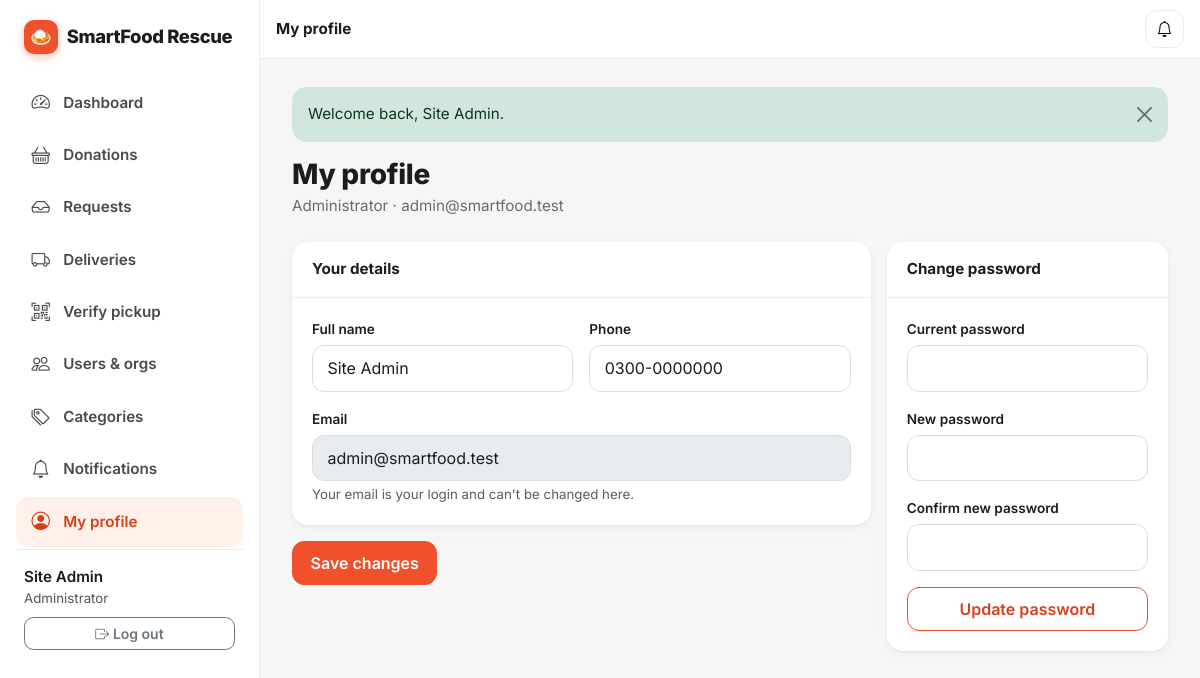
Screenshot of /profile (signed in) with the database file from the repository.
### tables this page shows
CREATE TABLE users (
    id             INT UNSIGNED NOT NULL AUTO_INCREMENT,
    name           VARCHAR(100) NOT NULL,
    email          VARCHAR(150) NOT NULL,
    password_hash  VARCHAR(255) NOT NULL,
    phone          VARCHAR(30)  NULL,
    role           ENUM('admin','donor','ngo','volunteer') NOT NULL,
    status         ENUM('active','suspended') NOT NULL DEFAULT 'active',
    last_login_at  DATETIME NULL,
    created_at     TIMESTAMP NOT NULL DEFAULT CURRENT_TIMESTAMP,
    updated_at     TIMESTAMP NOT NULL DEFAULT CURRENT_TIMESTAMP ON UPDATE CURRENT_TIMESTAMP,
    PRIMARY KEY (id),
    UNIQUE KEY uq_users_email (email),
    KEY idx_users_role_status (role, status)
);

### includes/Controller.php (called while the page is built, shortened)
<?php
abstract class Controller
{
    protected function view(string $view, array $data = []): void
    {
        extract($data, EXTR_SKIP);
        $title = $title ?? APP_NAME;
        $libs  = $libs ?? [];
        require ROOT_PATH . '/includes/header.php';
        require ROOT_PATH . "/views/{$view}.php";
        require ROOT_PATH . '/includes/footer.php';
    }
}

### controllers/ProfileController.php (called while the page is built, shortened)
<?php
class ProfileController extends Controller
{
    public function edit(): void
    {
        $u = user();
        $users = new User();
        $this->view('profile/edit', [
            'title' => 'My profile', 'libs' => ['leaflet'],
            'account' => $users->find($u['id']),
            'org'     => $u['org_id'] ? $users->organization($u['org_id']) : null,
            'vol'     => $u['role'] === 'volunteer' ? $users->volunteer($u['id']) : null,
        ]);
    }
}

### index.php (called while the page is built, shortened)
<?php
require __DIR__ . '/includes/bootstrap.php';
$router = new Router();
$router->dispatch($_SERVER['REQUEST_METHOD'], $_GET['route'] ?? '');

### includes/helpers.php (called while the page is built, shortened)
<?php
function e($v): string
{
    return htmlspecialchars((string)$v, ENT_QUOTES | ENT_SUBSTITUTE, 'UTF-8');
}
function url(string $path = '', array $query = []): string
{
    $path = trim($path, '/');
    if (PRETTY_URLS) {
        $u = BASE_URL . '/' . $path;
    } else {
        $u = BASE_URL . '/index.php';
        if ($path !== '') {
            $query = ['route' => $path] + $query;
        }
    }
    return $query ? $u . (str_contains($u, '?') ? '&' : '?') . http_build_query($query) : $u;
}
function asset(string $path): string      { return BASE_URL . '/assets/' . ltrim($path, '/'); }
function old(string $key, $default = '')
{
    return $GLOBALS['__old'][$key] ?? $default;
}
function pull_flashes(): array
{
    $f = $_SESSION['flash'] ?? [];
    return $f;
}
function user(): ?array
{
    return $_SESSION['user'] ?? null;
}

### includes/Model.php (called while the page is built, shortened)
<?php
abstract class Model
{
    protected PDO $db;
    public function __construct()
    {
        $this->db = Database::pdo();
    }
    protected function row(string $sql, array $params = []): ?array
    {
        $st = $this->db->prepare($sql);
        $st->execute($params);
        return $st->fetch() ?: null;
    }
}

### includes/Database.php (called while the page is built)
<?php
final class Database
{
    private static ?PDO $pdo = null;
    public static function pdo(): PDO
    {
        if (self::$pdo === null) {
            $c = require ROOT_PATH . '/config/database.php';
            $dsn = "mysql:host={$c['host']};port={$c['port']};dbname={$c['name']};charset={$c['charset']}";
            try {
                self::$pdo = new PDO($dsn, $c['user'], $c['pass'], [
                    PDO::ATTR_ERRMODE            => PDO::ERRMODE_EXCEPTION,
                    PDO::ATTR_DEFAULT_FETCH_MODE => PDO::FETCH_ASSOC,
                    PDO::ATTR_EMULATE_PREPARES   => false,
                    PDO::MYSQL_ATTR_INIT_COMMAND => "SET time_zone = '" . date('P') . "'",
                ]);
            } catch (PDOException $ex) {
                http_response_code(500);
                exit(APP_ENV === 'development'
                    ? 'Database connection failed: ' . htmlspecialchars($ex->getMessage())
                      . '<br>Check config/database.php and make sure database/schema.sql is imported.'
                    : 'Service temporarily unavailable.');
            }
        }
        return self::$pdo;
    }
}

### models/User.php (called while the page is built, shortened)
<?php
class User extends Model
{
    public function find(int $id): ?array
    {
        return $this->row('SELECT * FROM users WHERE id = ?', [$id]);
    }
}

### middleware/AuthMiddleware.php (called while the page is built, shortened)
<?php
class AuthMiddleware
{
    public function handle(array $args): void
    {
        $sessionUser = user();
        $users = new User();
        $row = $users->find($sessionUser['id']);
    }
}

### includes/bootstrap.php (called while the page is built, shortened)
<?php
spl_autoload_register(function (string $class): void {
    foreach (['includes', 'controllers', 'models', 'middleware'] as $dir) {
        $file = ROOT_PATH . "/$dir/$class.php";
        if (is_file($file)) {
            return;
        }
    }
});
require_once __DIR__ . '/helpers.php';
require_once __DIR__ . '/components.php';

### views/profile/edit.php (the view, shortened to what this page needs)
<?php
$u = user();
$v = fn(string $k, $fallback = '') => old($k, $fallback);
echo page_header('My profile', role_label($u['role']) . ' · ' . $account['email']);
?>
<div class="row g-3">
    <div class="col-lg-8">
        <form method="post" action="<?= e(url('profile')) ?>">
            <div class="card mb-3"><div class="card-header">Your details</div><div class="card-body">
                <div class="row g-3">
                    <div class="col-md-6"><label class="form-label" for="name">Full name</label>
                        <input class="form-control" id="name" name="name" value="<?= e($v('name', $account['name'])) ?>" required></div>
                    <div class="col-md-6"><label class="form-label" for="phone">Phone</label>
                        <input class="form-control" id="phone" name="phone" type="tel" value="<?= e($v('phone', $account['phone'])) ?>" required></div>
                    <div class="col-12"><label class="form-label">Email</label>
                        <input class="form-control" value="<?= e($account['email']) ?>" disabled>
                        <div class="form-text">Your email is your login and can't be changed here.</div></div>
                </div>
            </div></div>
            <button class="btn btn-primary">Save changes</button>
        </form>
    </div>
    <div class="col-lg-4">
        <div class="card"><div class="card-header">Change password</div><div class="card-body">
            <form method="post" action="<?= e(url('profile/password')) ?>">
                <div class="mb-3"><label class="form-label" for="current_password">Current password</label>
                    <input class="form-control" type="password" id="current_password" name="current_password" required autocomplete="current-password"></div>
                <div class="mb-3"><label class="form-label" for="new_password">New password</label>
                    <input class="form-control" type="password" id="new_password" name="new_password" minlength="8" required autocomplete="new-password"></div>
                <div class="mb-3"><label class="form-label" for="new_password_confirm">Confirm new password</label>
                    <input class="form-control" type="password" id="new_password_confirm" name="new_password_confirm" minlength="8" required autocomplete="new-password"></div>
                <button class="btn btn-outline-primary w-100">Update password</button>
            </form>
        </div></div>
    </div>
</div>

### includes/Router.php (shortened to what this page needs)
<?php
class Router
{
    private array $routes = [];
    private function add(string $method, string $pattern, array $handler, array $mw): void
    {
        $regex = '#^' . preg_replace('#\{(\w+)\}#', '(?P<$1>[^/]+)', trim($pattern, '/')) . '$#';
        $this->routes[] = [$method, $regex, $handler, $mw];
    }
    public function dispatch(string $method, string $path): void
    {
        $path = trim($path, '/');
        foreach ($this->routes as [$m, $regex, $handler, $mw]) {
            if ($m !== $method || !preg_match($regex, $path, $matches)) {
                continue;
            }
            $params = array_filter($matches, 'is_string', ARRAY_FILTER_USE_KEY);
            foreach ($mw as $spec) {
                [$name, $args] = array_pad(explode(':', $spec, 2), 2, '');
                $class = ucfirst($name) . 'Middleware';
                (new $class())->handle($args === '' ? [] : explode(',', $args));
            }
            [$class, $action] = $handler;
            (new $class())->$action(...array_values($params));
            return;
        }
    }
}

### includes/header.php (shortened to what this page needs)
<?php
$u      = user();
$route  = trim($_GET['route'] ?? '', '/');
$nav = [];
if ($u) {
    $nav[] = ['Dashboard', 'dashboard', 'speedometer2'];
    switch ($u['role']) {
        case 'admin':
            $nav[] = ['Donations', 'donations', 'basket'];
            $nav[] = ['Requests', 'requests', 'inbox'];
            $nav[] = ['Deliveries', 'deliveries', 'truck'];
            $nav[] = ['Verify pickup', 'verify', 'qr-code-scan'];
            $nav[] = ['Users & orgs', 'admin/users', 'people'];
            $nav[] = ['Categories', 'admin/categories', 'tags'];
            break;
    }
    $nav[] = ['Notifications', 'notifications', 'bell'];
    $nav[] = ['My profile', 'profile', 'person-circle'];
    $activePath = '';
    foreach ($nav as [, $p]) {
        if (($route === $p || str_starts_with($route, $p . '/')) && strlen($p) > strlen($activePath)) {
            $activePath = $p;
        }
    }
}
?>
<!DOCTYPE html>
<html lang="en">
<head>
    <link href="https://cdn.jsdelivr.net/npm/bootstrap@5.3.3/dist/css/bootstrap.min.css" rel="stylesheet">
    <link href="https://cdn.jsdelivr.net/npm/bootstrap-icons@1.11.3/font/bootstrap-icons.min.css" rel="stylesheet">
    <?php if (in_array('leaflet', $libs, true)): ?>
    <link href="https://cdnjs.cloudflare.com/ajax/libs/leaflet/1.9.4/leaflet.min.css" rel="stylesheet">
    <?php endif; ?>
    <link href="<?= e(asset('css/style.css')) ?>" rel="stylesheet">
</head>
<body class="<?= $u ? 'is-app' : 'is-public' ?>">
<?php if ($u): ?>
<div class="app-shell">
    <aside class="sidebar offcanvas-lg offcanvas-start" tabindex="-1" id="sidebar" aria-label="Main navigation">
        <div class="offcanvas-body">
            <a class="brand d-none d-lg-inline-flex" href="<?= e(url('dashboard')) ?>"><span class="brand-mark">🍛</span> <?= e(APP_NAME) ?></a>
            <nav class="nav flex-column side-nav">
                <?php foreach ($nav as [$label, $path, $icon]): ?>
                    <a class="nav-link <?= $path === $activePath ? 'active' : '' ?>" href="<?= e(url($path)) ?>">
                        <i class="bi bi-<?= e($icon) ?>"></i> <?= e($label) ?>
                    </a>
                <?php endforeach; ?>
            </nav>
            <div class="side-user mt-auto">
                <div class="fw-semibold text-truncate"><?= e($u['name']) ?></div>
                <div class="small opacity-75 text-truncate"><?= e($u['org_name'] ?: role_label($u['role'])) ?></div>
                <form method="post" action="<?= e(url('logout')) ?>" class="mt-2">
                    <button class="btn btn-sm btn-outline-secondary w-100"><i class="bi bi-box-arrow-right"></i> Log out</button>
                </form>
            </div>
        </div>
    </aside>
    <div class="app-main">
        <header class="topbar">
            <span class="topbar-title text-truncate"><?= e($title) ?></span>
            <a class="btn btn-light position-relative ms-auto" href="<?= e(url('notifications')) ?>" aria-label="Notifications">
                <i class="bi bi-bell"></i>
            </a>
        </header>
        <main class="content">
<?php endif; ?>
<?php $flashes = pull_flashes(); if ($flashes): ?>
    <div class="<?= $u ? '' : 'container pt-3' ?>">
    <?php foreach ($flashes as $f): ?>
        <div class="alert alert-<?= e($f['type']) ?> alert-dismissible fade show" role="alert">
            <?= e($f['message']) ?>
            <button type="button" class="btn-close" data-bs-dismiss="alert" aria-label="Close"></button>
        </div>
    <?php endforeach; ?>
    </div>
<?php endif; ?>

### assets/css/style.css (style rules this page uses)
:root { --sf-primary: #f0502b; --sf-primary-dark: #d63f1c; --sf-primary-soft: #fff0ea; --sf-green: #1ba672; --sf-green-soft: #e6f7f0; --sf-yellow: #ffc72c; --sf-yellow-soft: #fff7df; --sf-ink: #1c1c1c; --sf-muted: #6b6b6b; --sf-bg: #f6f6f6; --sf-border: #ececec; --bs-primary: #f0502b; --bs-primary-rgb: 240, 80, 43; --bs-success: #1ba672; --bs-success-rgb: 27, 166, 114; --bs-link-color: #d63f1c; --bs-link-color-rgb: 214, 63, 28; --bs-link-hover-color: #b83315; --bs-body-font-family: 'Inter', system-ui, -apple-system, 'Segoe UI', Roboto, 'Noto Color Emoji', sans-serif; --bs-body-color: #1c1c1c; --bs-border-radius: .75rem; --bs-border-radius-lg: 1rem; }
body { background: var(--sf-bg); font-size: .95rem; }
.btn { border-radius: .75rem; font-weight: 600; padding: .55rem 1.1rem; }
.btn-sm { padding: .3rem .75rem; border-radius: .6rem; }
.btn-primary { --bs-btn-bg: #f0502b; --bs-btn-border-color: #f0502b; --bs-btn-hover-bg: #d63f1c; --bs-btn-hover-border-color: #d63f1c; --bs-btn-active-bg: #bd3517; --bs-btn-active-border-color: #bd3517; --bs-btn-disabled-bg: #f0502b; --bs-btn-disabled-border-color: #f0502b; --bs-btn-focus-shadow-rgb: 240, 80, 43; }
.btn-outline-primary { --bs-btn-color: #d63f1c; --bs-btn-border-color: #f0502b; --bs-btn-hover-bg: #f0502b; --bs-btn-hover-border-color: #f0502b; --bs-btn-hover-color: #fff; --bs-btn-active-bg: #d63f1c; --bs-btn-active-border-color: #d63f1c; }
.btn-light { --bs-btn-bg: #fff; --bs-btn-border-color: var(--sf-border); }
.form-control, .form-select { border-radius: .75rem; padding: .65rem .9rem; border-color: #dcdcdc; }
.form-label { font-weight: 600; font-size: .85rem; margin-bottom: .35rem; }
.card { border: 0; border-radius: 1rem; box-shadow: 0 1px 3px rgba(0, 0, 0, .06), 0 4px 14px rgba(0, 0, 0, .03); }
.card-header { background: transparent; font-weight: 700; border-bottom: 1px solid var(--sf-border); padding: 1rem 1.25rem; }
.card-body { padding: 1.25rem; }
.alert { border: 0; border-radius: .9rem; }
.brand { display: inline-flex; align-items: center; gap: .55rem; font-weight: 800; font-size: 1.15rem; color: var(--sf-ink); text-decoration: none; letter-spacing: -.02em; }
.brand-mark { width: 34px; height: 34px; border-radius: 10px; background: var(--sf-primary); display: inline-grid; place-items: center; font-size: 1.1rem; box-shadow: 0 3px 8px rgba(240, 80, 43, .35); }
.app-shell { display: flex; min-height: 100vh; }
.sidebar { --bs-offcanvas-bg: #fff; --bs-offcanvas-width: 280px; }
.sidebar .offcanvas-body { display: flex; flex-direction: column; padding: 1.25rem 1rem; }
.sidebar .brand { margin: 0 .5rem 1.5rem; }
.side-nav .nav-link { color: #4a4a4a; display: flex; align-items: center; gap: .75rem; padding: .7rem .9rem; border-radius: .8rem; font-weight: 600; margin-bottom: .15rem; }
.side-nav .nav-link.active { background: var(--sf-primary-soft); color: var(--sf-primary-dark); }
.side-nav .nav-link i { font-size: 1.15rem; width: 1.3rem; text-align: center; }
.side-user { border-top: 1px solid var(--sf-border); padding: 1rem .5rem 0; margin-top: 1.5rem; }
.app-main { flex: 1; min-width: 0; display: flex; flex-direction: column; }
.topbar { display: flex; align-items: center; gap: .75rem; padding: .6rem 1rem; background: #fff; border-bottom: 1px solid var(--sf-border); position: sticky; top: 0; z-index: 1020; }
.topbar .btn { padding: .4rem .65rem; }
.topbar-title { font-weight: 700; }
.content { padding: 1.1rem 1rem 6rem; max-width: 1180px; width: 100%; margin: 0 auto; }
@media (min-width: 992px) { .sidebar { flex: 0 0 260px; width: 260px !important; background: #fff !important; position: sticky !important; top: 0; height: 100vh !important; border-right: 1px solid var(--sf-border) !important; } }
@media (min-width: 992px) { .sidebar .offcanvas-body { flex-grow: 1 !important; overflow-y: auto; } }
@media (min-width: 992px) { .content { padding: 1.75rem 2rem 2.5rem; } }

### rows the page displays
users: name "Site Admin", role "Administrator", phone "0300-0000000", email "admin@smartfood.test"

### other values shown
$label "Dashboard"
$label "Donations"
$label "Requests"
$label "Deliveries"
$label "Verify pickup"
$label "Users & orgs"
$label "Categories"
$label "Notifications"
$label "My profile"
$f['message'] "Welcome back, Site Admin."
